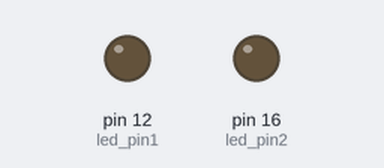
A program run on a simulated Raspberry Pi (header pin numbers). On the bench: output pins drawn as LEDs (lit = HIGH).

Above: at 0.05 s.
At 2.65 s:
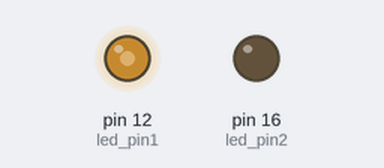
At 5.25 s:
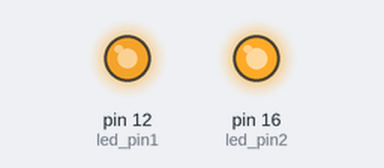
At 10.5 s:
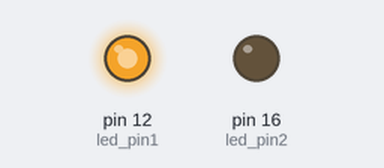
Timing chart, 0 to 13.7 s (numbered marks = the images above):
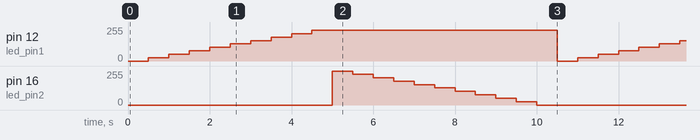

The program:

PWM_2.py
```python
import RPi.GPIO as GPIO
import time

GPIO.setwarnings(False)
GPIO.setmode(GPIO.BOARD)

led_pin1 = 12
led_pin2 = 16

GPIO.setup(led_pin1, GPIO.OUT)
GPIO.setup(led_pin2, GPIO.OUT)

##단계(1~10)를 넣어 LED 밝기를 조절
def setLight(light, p):
    p.ChangeDutyCycle(light)

try:
    p1 = GPIO.PWM(led_pin1, 100)
    p2 = GPIO.PWM(led_pin2, 100)
    p1.start(0)
    p2.start(0)

    while True :
        # 첫번째 LED 점점 밝아지게
        for i in range(10):
            GPIO.output(led_pin1, True)
            p1.ChangeDutyCycle(i*10)
            setLight(i * 10, p1)
            time.sleep(0.5)


         # 두번째 LED 점점 어두워지게
        for j in range(10, -1, -1):
            p2.start(100)
            GPIO.output(led_pin2, True)
            p2.ChangeDutyCycle(j*10)
            setLight(j * 10, p2)
            time.sleep(0.5)

except KeyboardInterrupt:
    pass
finally:
    GPIO.cleanup()

if __name__ == '__main__':
  main()
```

Measured:
- by itself, pin 12 (led_pin1): repeats every 10.5 s: 51/255 0.50 s, 77/255 0.50 s, 102/255 0.50 s, 128/255 0.50 s, 153/255 0.50 s, 179/255 0.50 s, 204/255 0.50 s, 230/255 6.0 s, 0/255 0.50 s, 26/255 0.50 s
- by itself, pin 16 (led_pin2): repeats every 10.5 s: 230/255 0.50 s, 204/255 0.50 s, 179/255 0.50 s, 153/255 0.50 s, 128/255 0.50 s, 102/255 0.50 s, 77/255 0.50 s, 51/255 0.50 s, 26/255 0.50 s, 0/255 5.5 s, 255/255 0.50 s
